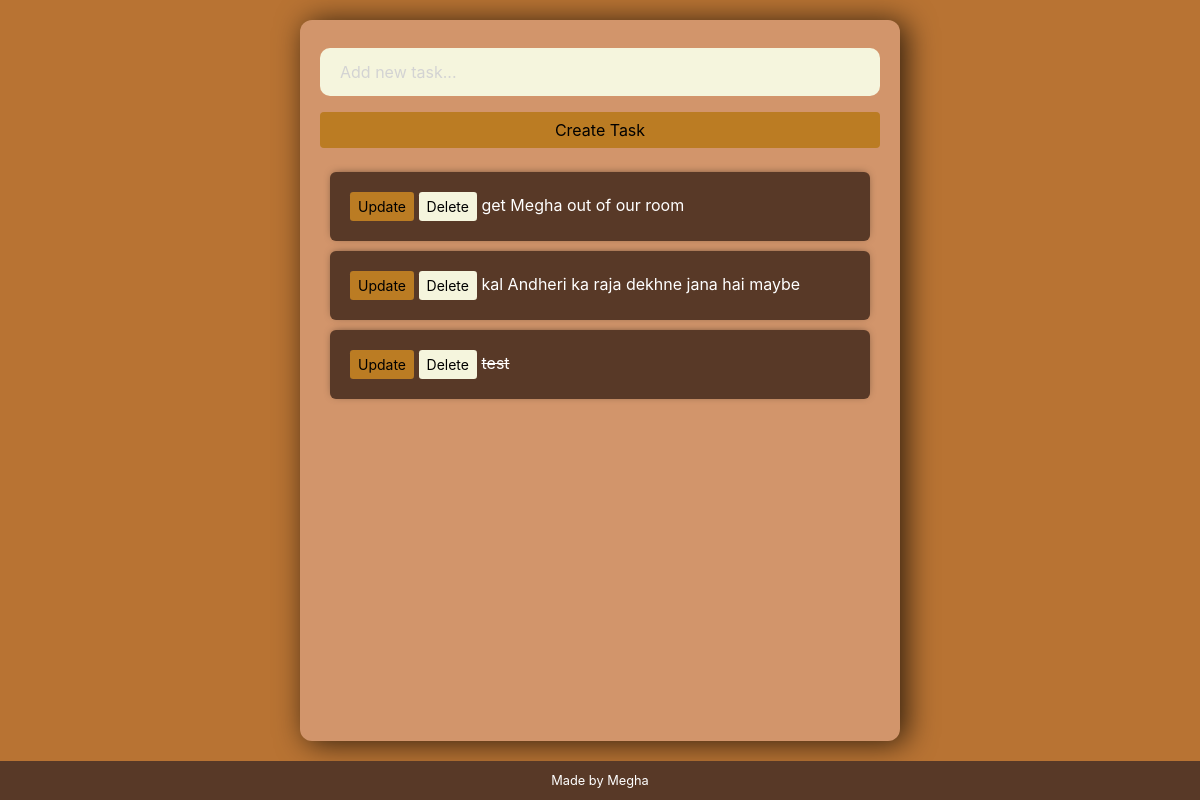
/tasks/, run on an earlier commit of the app's database.
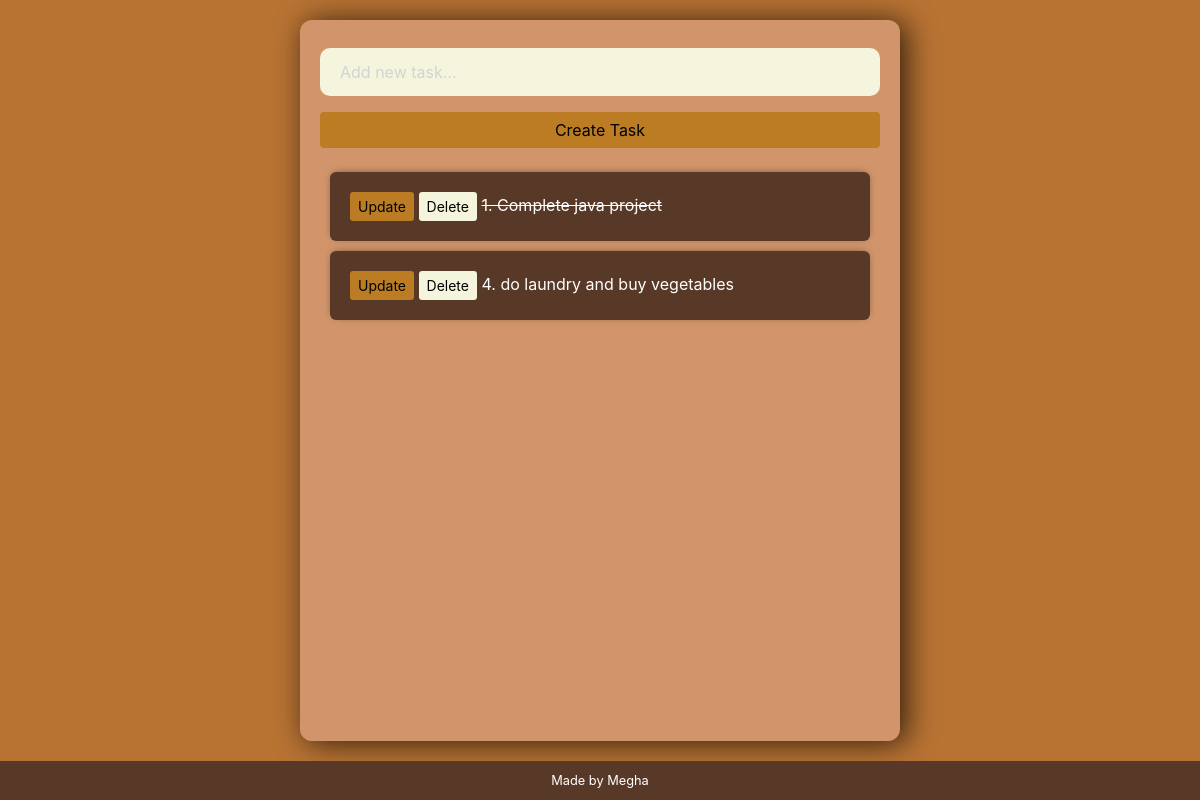
And on a later commit of the database.
### tasks/models.py (models this page shows)
class Task(models.Model):
	title = models.CharField(max_length=200)
	complete = models.BooleanField(default=False)
	created = models.DateTimeField(auto_now_add=True)
	def __str__(self):
		return self.title

### tasks/views.py (the view)
# urls.py: path('tasks/', views.index, name="list"),
def index(request):
    tasks = Task.objects.all()
    form = TaskForm()
    if request.method == 'POST':
        form = TaskForm(request.POST)
        if form.is_valid():
            form.save()
            return redirect('list')
    context = {'tasks': tasks, 'form': form}
    return render(request, 'tasks/list.html', context)

### tasks/forms.py
class TaskForm(forms.ModelForm):
	title= forms.CharField(widget= forms.TextInput(attrs={'placeholder':'Add new task...'}))
	class Meta:
		model = Task
		fields = '__all__'

### tasks/templates/tasks/list.html (shortened to what this page needs)
<link rel="stylesheet" href="https://stackpath.bootstrapcdn.com/bootstrap/4.3.1/css/bootstrap.min.css">
<div class="center-column">
	<form method="POST" action="{% url 'list' %}">
		{{ form.title }}
		<input class="btn btn-info" type="submit" value="Create Task">
	</form>
	<div class="todo-list">
	{% for task in tasks %}
		<div class="item-row">
			<a class="btn btn-sm btn-info" href="{% url 'update_task' task.id %}">Update</a>
			<a class="btn btn-sm btn-danger" href="{% url 'delete' task.id %}">Delete</a>
			{% if task.complete == True %}
			<strike>{{task}}</strike>
			{% else %}
			<span>{{task}}</span>
			{% endif %}
		</div>
	{% endfor %}
	</div>
</div>
<footer class="footer">
	Made by Megha
</footer>

### tasks/templates/tasks/list.html (style rules this page uses)
input { width: 100%; padding: 12px 20px; margin: 8px 0; box-sizing: border-box; background-color: #f5f5dd; border-radius: 10px; border: none; }
input::placeholder { color: #d3d3d3; }
.center-column { flex:1; width:600px; margin: 20px auto; padding:20px; background-color: #d2956b; border-radius: 12px; box-shadow: 6px 2px 30px 0px rgba(0,0,0,0.75); }
.item-row { background-color: #583927; margin: 10px; padding: 20px; border-radius: 6px; color: #fff; font-size: 16px; box-shadow: 0px -1px 10px -4px rgba(0,0,0,0.75); }
.btn-danger { background-color: #f5f5dd; border-color: #e59400; color: black; border:none; }
.btn-info { background-color: #bb7c23; border-color: #e59400; color: black; border:none; }
.footer { flex-shrink: 0; background-color: #583927; color: #ffffff; text-align: center; padding: 10px 0; font-size: 0.8rem; width: 100%; }

What changed in the data, as far as the page shows it:
removed Task: title "get Megha out of our room"
removed Task: title "kal Andheri ka raja dekhne jana hai maybe"
removed Task: title "test"
added Task: title "1. Complete java project"
added Task: title "4. do laundry and buy vegetables"
